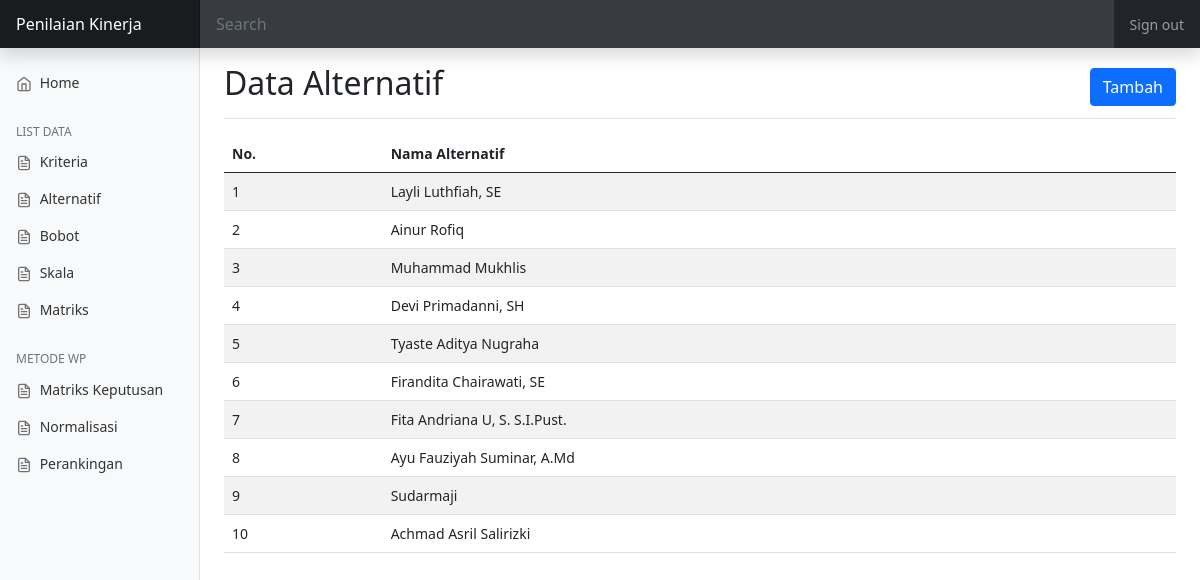
Before: /index.php?act=data-alternatif with the older database file.
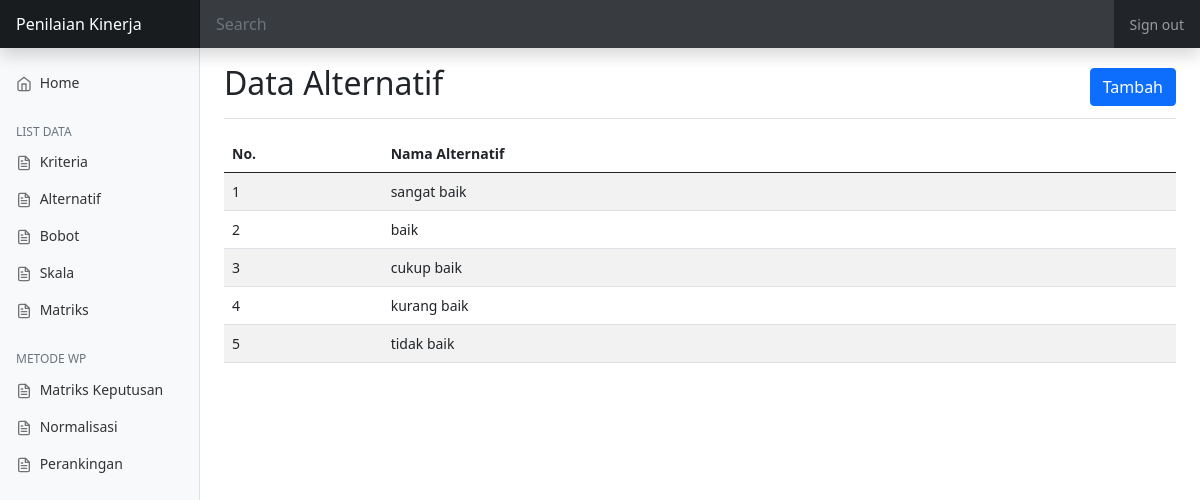
After: the same page with the newer database file.
### tables this page shows
CREATE TABLE `alternatif` (
  `id_alternatif` int(11) NOT NULL,
  `nama_alternatif` varchar(50) DEFAULT NULL
);

### view/data-alternatif.php (the view, shortened to what this page needs)
<?php
    require 'control.php';
    $results = mysqli_query($con, "SELECT * FROM alternatif");
?>
<!DOCTYPE html>
<html lang="en">
<head>
    <link rel="stylesheet" href="/assets/dist/css/bootstrap.min.css" />
    <link href="/assets/dist/css/dashboard.css" rel="stylesheet" />
</head>
<body>
    <?php include 'view/partials/navbar.php' ?>
    <div class="container-fluid">
        <div class="row">
            <?php include 'view/partials/sidebar.php' ?>
            <main class="col-md-9 ms-sm-auto col-lg-10 px-md-4">
                <div
                    class="d-flex justify-content-between flex-wrap flex-md-nowrap align-items-center pt-3 pb-2 mb-3 border-bottom">
                    <h1 class="h2">Data Alternatif</h1>
                    <button type="button" class="btn btn-primary" data-bs-toggle="modal"
                        data-bs-target="#modalTambahData">
                        Tambah
                    </button>
                </div>
                <div class="table-responsive">
                    <table class="table table-striped table">
                        <thead>
                            <tr>
                                <th scope="col">No.</th>
                                <th scope="col">Nama Alternatif</th>
                            </tr>
                        </thead>
                        <tbody>
                            <?php $no = 1; ?>
                            <?php foreach($results as $result) : ?>
                            <tr>
                                <td width="10%"><?= $no++ ?></td>
                                <td width="50%"><?= $result['nama_alternatif']; ?></td>
                            </tr>
                            <?php endforeach; ?>
                        </tbody>
                    </table>
                </div>
            </main>
        </div>
    </div>
</body>
</html>

Changed rows visible on the page:
removed alternatif: nama_alternatif "Firandita Chairawati, SE"
removed alternatif: nama_alternatif "Fita Andriana U, S. S.I.Pust."
removed alternatif: nama_alternatif "Ayu Fauziyah Suminar, A.Md"
removed alternatif: nama_alternatif "Sudarmaji"
removed alternatif: nama_alternatif "Achmad Asril Salirizki"
changed alternatif: nama_alternatif "Layli Luthfiah, SE" → "sangat baik"
changed alternatif: nama_alternatif "Ainur Rofiq" → "baik"
changed alternatif: nama_alternatif "Muhammad Mukhlis" → "cukup baik"
changed alternatif: nama_alternatif "Devi Primadanni, SH" → "kurang baik"
changed alternatif: nama_alternatif "Tyaste Aditya Nugraha" → "tidak baik"
